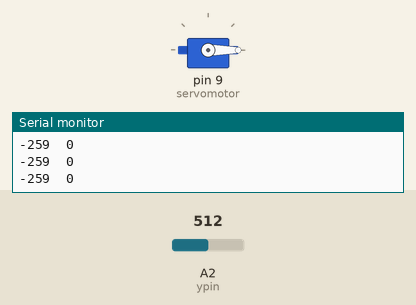
Simulated run of this sketch. Board: Arduino Uno, built with avr-gcc and run on an emulated ATmega328P. Shown: servo, the last lines printed to the serial monitor. The inputs (shaded band) are chosen by the test bench; at power-on: A2 (ypin) = 512.

Above: at 1.2 s.
1.3 s: A2 (ypin) set to 306
At 1.8 s:
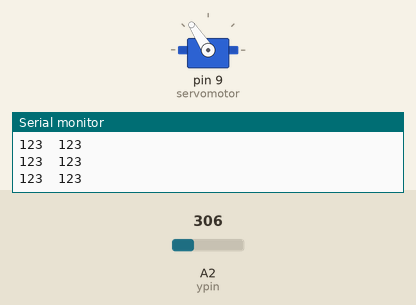
2.8 s: A2 (ypin) set to 122
At 3.2 s:
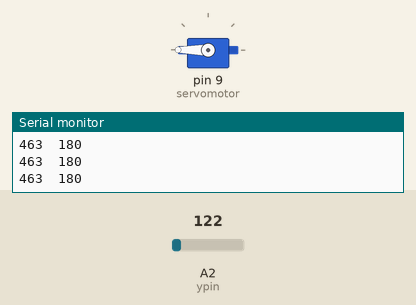
4.3 s: A2 (ypin) set to 511
At 4.7 s:
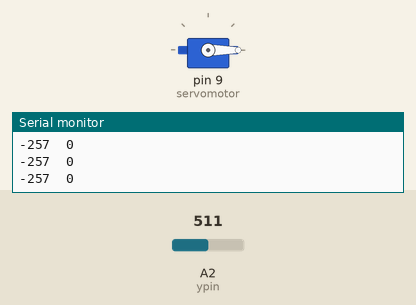
Timing chart, 0 to 7.3 s (numbered marks = the images above; inputs shaded):
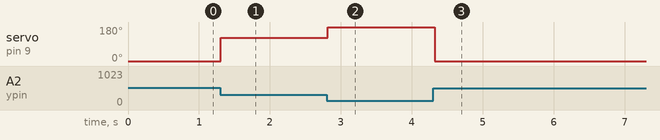

The sketch:

Servo_map.ino
```cpp
#include <Servo.h>

Servo servomotor;
int y;
int angle;
const int xpin = A3;                  // x-axis of the accelerometer
const int ypin = A2;                  // y-axis
const int zpin = A1;                  // z-axis (only on 3-axis models)

void setup() {
  // initialize the serial communications:
  Serial.begin(9600);
  servomotor.attach(9);
  y=0;

  }

void loop() {
  y=analogRead(A2);
  y=map(y,275,372,180,0);
  Serial.print(y);
  Serial.print("\t");
  angle=servomotor.read();
  Serial.println(angle);
  servomotor.write(y);
  delay(100);

}
```

Measured:
- after the input at 1.3 s, servo on pin 9 (servomotor): 0° → 123° at once
- after the input at 2.8 s, servo on pin 9 (servomotor): 123° → 180° at once
- after the input at 4.3 s, servo on pin 9 (servomotor): 180° → 0° at once
